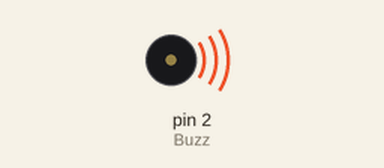
A sketch run on a simulated Arduino Uno, built with avr-gcc and run on an emulated ATmega328P. Parts: buzzer (waves = sounding).

Above: at 0.15 s.
Timing chart, 0 to 3.0 s (numbered marks = the images above):
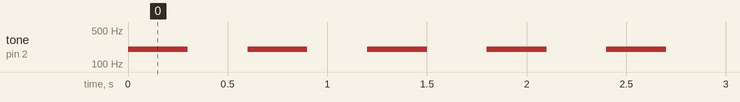

The sketch:

01_Buzzer_Working.ino
```cpp
int Buzz = 2;

void setup() {
  pinMode(Buzz, OUTPUT);
}

void loop() {
  tone(Buzz, 200);
  delay(300);
  noTone(Buzz);
  delay(300);

}
```

Measured:
- by itself, tone on pin 2 (Buzz): alternates 200 Hz for 0.30 s and silent for 0.30 s
